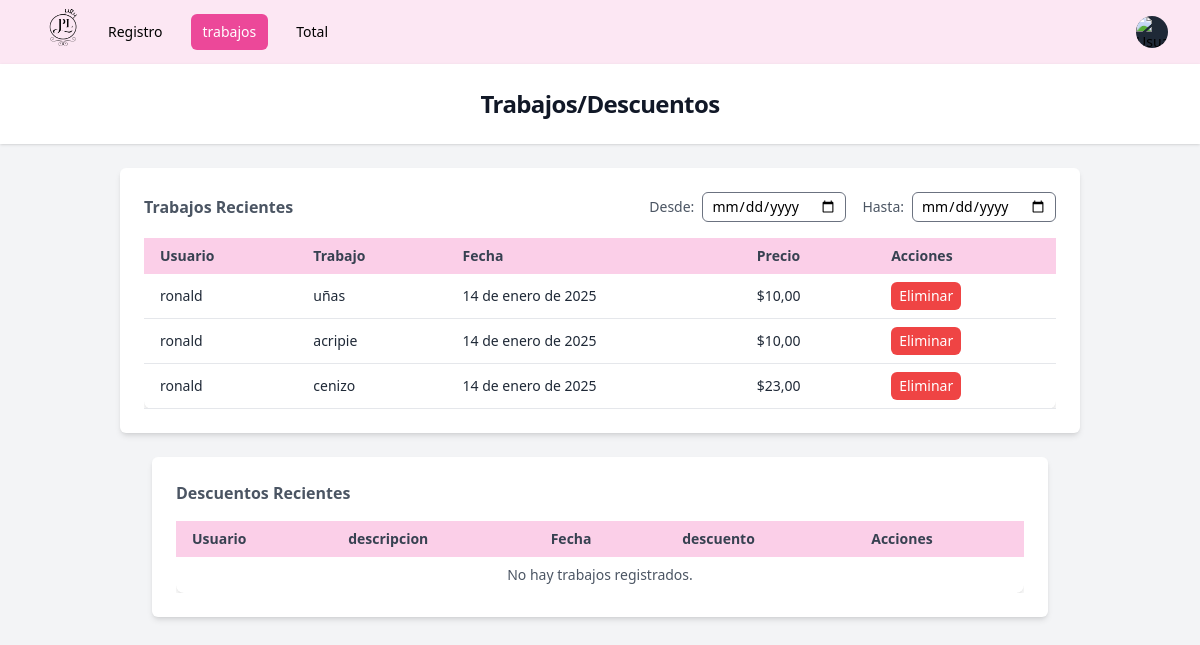
Page /jobs/ (signed in) on the earlier database version.
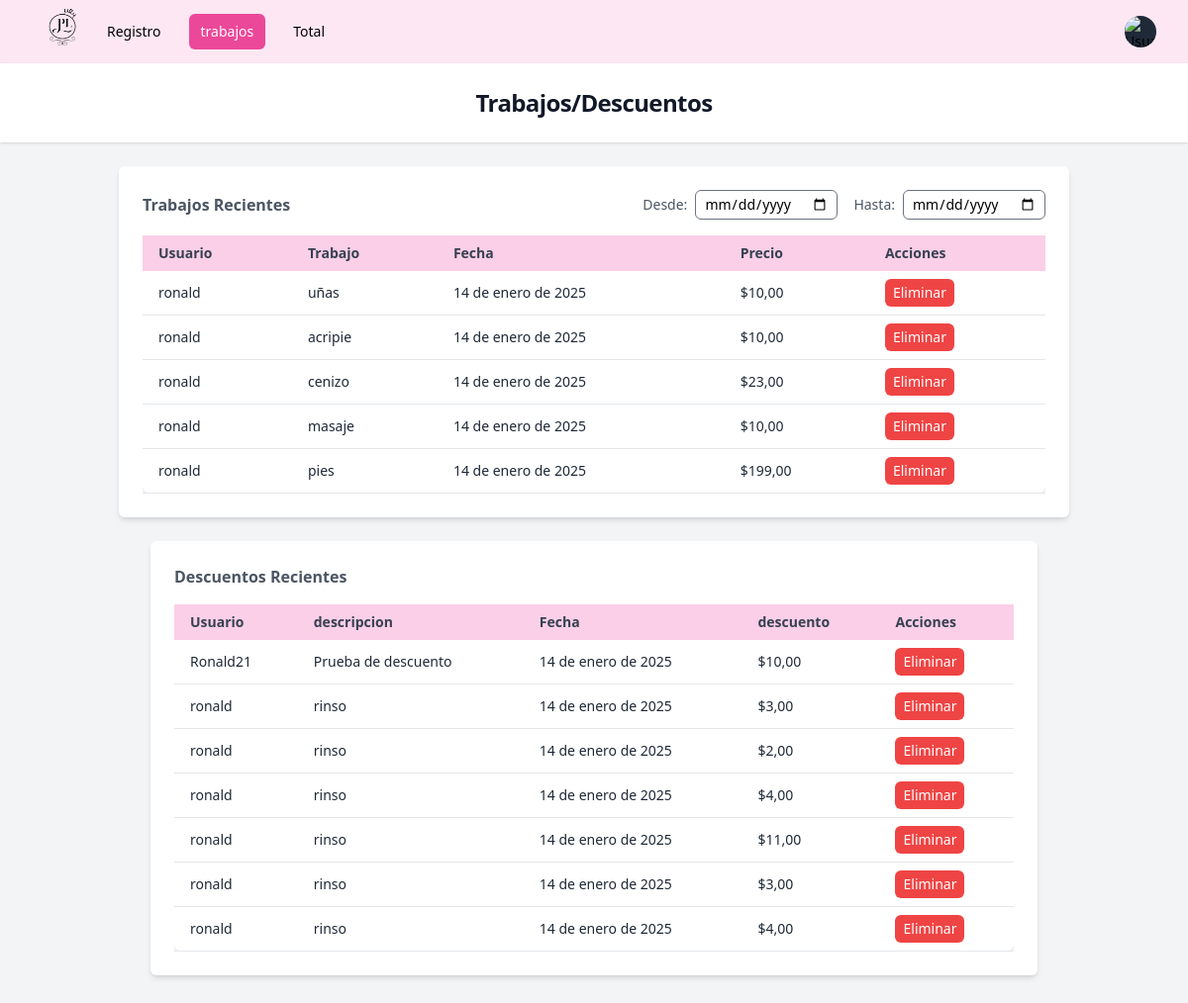
Same page on the later database version.
### users/models.py (models this page shows, shortened)
class Trabajo(models.Model):
    usuario= models.ForeignKey(User, on_delete=models.CASCADE) #relacion con el usario
    trabajo=models.CharField(max_length=255)#campo de trabajo
    monto=models.DecimalField(max_digits=10, decimal_places=2)
    fecha_registro= models.DateField(auto_now_add=True)

class Descuentos(models.Model):
    usuario = models.ForeignKey(User, on_delete=models.CASCADE)  # Relación con el usuario
    descripcion = models.CharField(max_length=255)  # Descripción del descuento
    descuento = models.DecimalField(max_digits=10, decimal_places=2)  # Monto del descuento
    fecha_registro_descuento = models.DateField(auto_now_add=True)  # Fecha de registro del descuento

### users/views.py (the view)
# urls.py: path('jobs/',views.jobs,name='jobs'),
@login_required
def jobs(request):
    from_date = request.GET.get('from-date')
    to_date = request.GET.get('to-date')
    if from_date and to_date:
        trabajos = Trabajo.objects.filter(
            fecha_registro__gte=from_date,  # fecha mayor o igual a 'Desde'
            fecha_registro__lte=to_date     # fecha menor o igual a 'Hasta'
        )
    else:
        trabajos = Trabajo.objects.all()
    descuentos = Descuentos.objects.all()
    context={
            'trabajos':trabajos,
            'descuentos':descuentos
        }
    return render(request, 'jobs.html',context)

### theme/templates/jobs.html (shortened to what the changed rows need)
{% extends 'base.html' %}
{% block header %}
<h1 class="text-xl md:text-2xl font-bold tracking-tight text-gray-900">Trabajos/Descuentos</h1>
{% endblock %}
{% block content %}
<div class="mx-auto max-w-5xl px-4 py-6 sm:px-6 lg:px-8">
    <div class="bg-white p-4 md:p-6 rounded-md shadow-md">
        <div class="flex flex-wrap justify-between items-center pb-4">
            <h2 class="text-gray-600 font-semibold text-sm md:text-base">Trabajos Recientes</h2>
        </div>
        <div class="overflow-x-auto">
            <table class="min-w-full bg-white shadow-md rounded-lg">
                <thead class="bg-pink-200">
                    <tr>
                        <th class="text-left px-2 md:px-4 py-2 text-xs md:text-sm font-semibold text-gray-700">Usuario</th>
                        <th class="text-left px-2 md:px-4 py-2 text-xs md:text-sm font-semibold text-gray-700">Trabajo</th>
                        <th class="text-left px-2 md:px-4 py-2 text-xs md:text-sm font-semibold text-gray-700">Fecha</th>
                        <th class="text-left px-2 md:px-4 py-2 text-xs md:text-sm font-semibold text-gray-700">Precio</th>
                        <th class="text-left px-2 md:px-4 py-2 text-xs md:text-sm font-semibold text-gray-700">Acciones</th>
                    </tr>
                </thead>
                <tbody>
                    {% for trabajo in trabajos %}
                    <tr class="border-b">
                        <td class="px-2 md:px-4 py-2 text-xs md:text-sm text-gray-800">{{ trabajo.usuario.username }}</td>
                        <td class="px-2 md:px-4 py-2 text-xs md:text-sm text-gray-800">{{ trabajo.trabajo }}</td>
                        <td class="px-2 md:px-4 py-2 text-xs md:text-sm text-gray-800">{{ trabajo.fecha_registro }}</td>
                        <td class="px-2 md:px-4 py-2 text-xs md:text-sm text-gray-800">${{ trabajo.monto }}</td>
                        <td class="px-2 md:px-4 py-2 text-xs md:text-sm">
                            <form id="delete-form-{{ trabajo.id }}" action="{% url 'eliminar_trabajo' trabajo.id %}" method="POST" style="display: inline;">
                                <button type="button" onclick="confirmDelete({{ trabajo.id }})" class="bg-red-500 text-white px-2 py-1 rounded-md text-xs md:text-sm">Eliminar</button>
                            </form>
                        </td>
                    </tr>
                    {% empty %}
                    <tr>
                        <td colspan="5" class="text-center px-2 md:px-4 py-2 text-xs md:text-sm text-gray-600">No hay trabajos registrados.</td>
                    </tr>
                    {% endfor %}
                </tbody>
            </table>
        </div>
</div>
<div class="mx-auto max-w-5xl px-4 py-6 sm:px-6 lg:px-8">
    <div class="bg-white p-4 md:p-6 rounded-md shadow-md">
        <div class="flex flex-wrap justify-between items-center pb-4">
            <h2 class="text-gray-600 font-semibold text-sm md:text-base">Descuentos Recientes</h2>
        </div>
        <div class="overflow-x-auto">
            <table class="min-w-full bg-white shadow-md rounded-lg">
                <thead class="bg-pink-200">
                    <tr>
                        <th class="text-left px-2 md:px-4 py-2 text-xs md:text-sm font-semibold text-gray-700">Usuario</th>
                        <th class="text-left px-2 md:px-4 py-2 text-xs md:text-sm font-semibold text-gray-700">descripcion</th>
                        <th class="text-left px-2 md:px-4 py-2 text-xs md:text-sm font-semibold text-gray-700">Fecha</th>
                        <th class="text-left px-2 md:px-4 py-2 text-xs md:text-sm font-semibold text-gray-700">descuento</th>
                        <th class="text-left px-2 md:px-4 py-2 text-xs md:text-sm font-semibold text-gray-700">Acciones</th>
                    </tr>
                </thead>
                <tbody>
                    {% for descuento in descuentos %}
                    <tr class="border-b">
                        <td class="px-2 md:px-4 py-2 text-xs md:text-sm text-gray-800">{{ descuento.usuario.username }}</td>
                        <td class="px-2 md:px-4 py-2 text-xs md:text-sm text-gray-800">{{ descuento.descripcion }}</td>
                        <td class="px-2 md:px-4 py-2 text-xs md:text-sm text-gray-800">{{ descuento.fecha_registro_descuento }}</td>
                        <td class="px-2 md:px-4 py-2 text-xs md:text-sm text-gray-800">${{ descuento.descuento }}</td>
                        <td class="px-2 md:px-4 py-2 text-xs md:text-sm">
                            <form id="delete-form-{{ descuento.id }}" action="{% url 'eliminar_descuento' descuento.id %}" method="POST" style="display: inline;">
                                <button type="button" onclick="confirmDelete({{ descuento.id }})" class="bg-red-500 text-white px-2 py-1 rounded-md text-xs md:text-sm ml-auto">Eliminar</button>
                            </form>
                        </td>
                    </tr>
                    {% empty %}
                    <tr>
                        <td colspan="5" class="text-center px-2 md:px-4 py-2 text-xs md:text-sm text-gray-600">No hay trabajos registrados.</td>
                    </tr>
                    {% endfor %}
                </tbody>
            </table>
        </div>
</div>
{% endblock %}

Differences in the rows shown:
added Trabajo: usuario.username "ronald", trabajo "masaje", fecha_registro "14 de enero de 2025", monto "10,00"
added Trabajo: usuario.username "ronald", trabajo "pies", fecha_registro "14 de enero de 2025", monto "199,00"
added Descuentos: usuario.username "Ronald21", descripcion "Prueba de descuento", fecha_registro_descuento "14 de enero de 2025", descuento "10,00"
added Descuentos: usuario.username "ronald", descripcion "rinso", fecha_registro_descuento "14 de enero de 2025", descuento "3,00"
added Descuentos: usuario.username "ronald", descripcion "rinso", fecha_registro_descuento "14 de enero de 2025", descuento "2,00"
added Descuentos: usuario.username "ronald", descripcion "rinso", fecha_registro_descuento "14 de enero de 2025", descuento "4,00"
added Descuentos: usuario.username "ronald", descripcion "rinso", fecha_registro_descuento "14 de enero de 2025", descuento "11,00"
added Descuentos: usuario.username "ronald", descripcion "rinso", fecha_registro_descuento "14 de enero de 2025", descuento "3,00"
added Descuentos: usuario.username "ronald", descripcion "rinso", fecha_registro_descuento "14 de enero de 2025", descuento "4,00"
Other differences:
text no longer shown: "No hay trabajos registrados."
